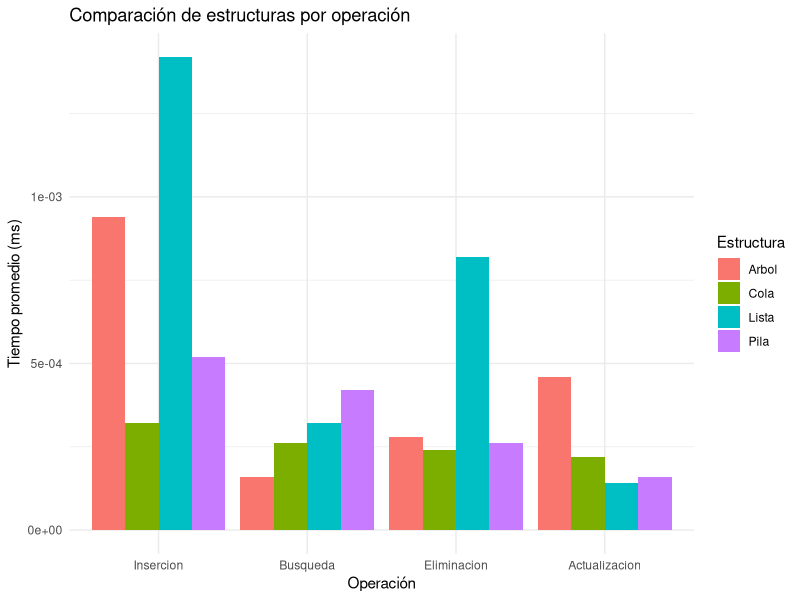
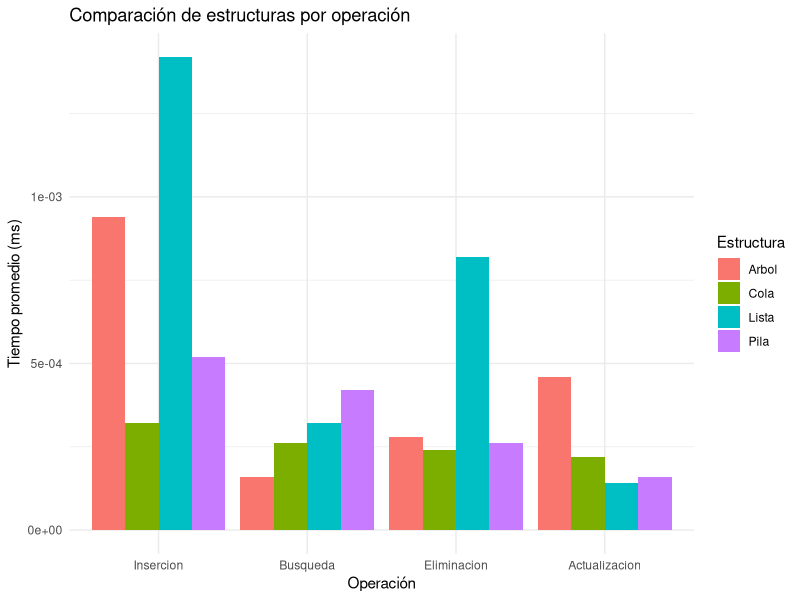

Write R code to recreate these figures, in order.
# Cargar librerías necesarias
if (!require("reshape2")) install.packages("reshape2")
if (!require("ggplot2")) install.packages("ggplot2")
library(reshape2)
library(ggplot2)

# Leer los datos
datos <- read.csv("resultados_repetidos.csv")
cat(" Datos cargados:\n")
print(head(datos))

# Función para comparar pares
comparar_pares <- function(variable) {
  estructuras <- unique(datos$Estructura)
  cat("\n Comparaciones por pares en:", variable, "\n")
  for (i in 1:(length(estructuras) - 1)) {
    for (j in (i + 1):length(estructuras)) {
      grupo1 <- subset(datos, Estructura == estructuras[i])[[variable]]
      grupo2 <- subset(datos, Estructura == estructuras[j])[[variable]]
      resultado <- t.test(grupo1, grupo2)
      cat(paste0(" * ", estructuras[i], " vs ", estructuras[j], ": p = ", round(resultado$p.value, 5)))
      if (resultado$p.value < 0.05) cat("  -> Diferencia significativa \n")
      else cat("  -> No significativa \n")
    }
  }
}

# Comparar todas las operaciones
comparar_pares("Insercion")
comparar_pares("Busqueda")
comparar_pares("Eliminacion")
comparar_pares("Actualizacion")

# Generar gráfico
datos_melt <- melt(datos, id.vars = "Estructura")

ggplot(datos_melt, aes(x = variable, y = value, fill = Estructura)) +
  geom_bar(stat = "summary", fun = "mean", position = "dodge") +
  labs(title = "Comparación de estructuras por operación", x = "Operación", y = "Tiempo promedio (ms)") +
  theme_minimal()

# Guardar gráfico como imagen
ggsave("comparacion_estructuras.png", width = 8, height = 5)
cat("\n📊 Gráfico guardado como comparacion_estructuras.png ✅\n")
